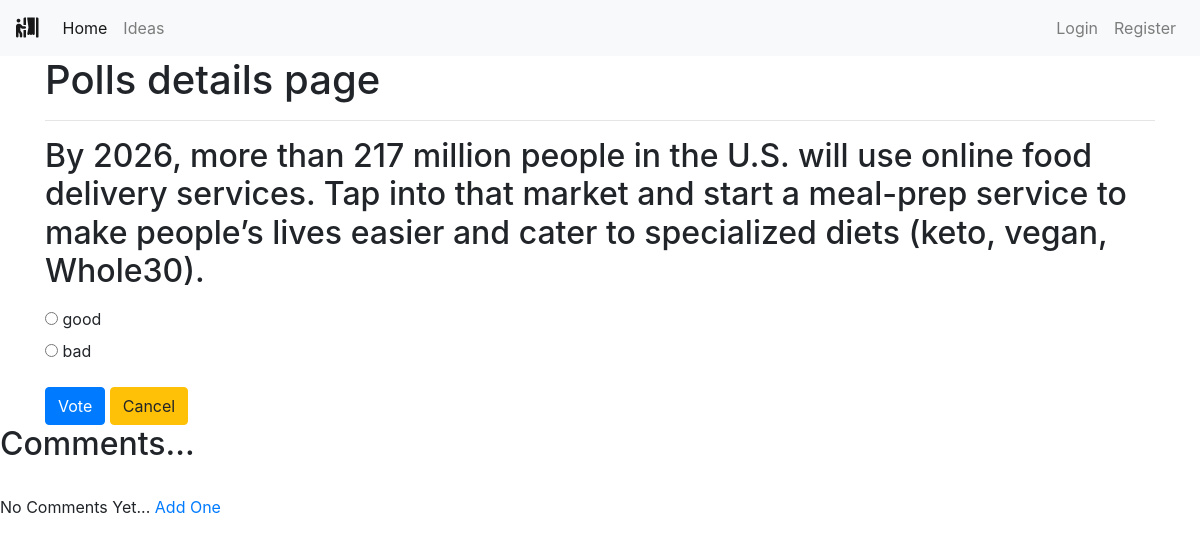
Page /polls/3/ on the committed database.
### polls/models.py (models this page shows, shortened)
class Poll(models.Model):
    owner = models.ForeignKey(User, on_delete=models.CASCADE)
    text = models.TextField()
    pub_date = models.DateTimeField(default=timezone.now)
    active = models.BooleanField(default=True)
    def __str__(self):
        return self.text

class Choice(models.Model):
    poll = models.ForeignKey(Poll, on_delete=models.CASCADE)
    choice_text = models.CharField(max_length=255)

### polls/views.py (the view)
# urls.py: path('<int:poll_id>/', views.poll_detail, name='detail'),
def poll_detail(request, poll_id):
    poll = get_object_or_404(Poll, id=poll_id)
    if not poll.active:
        return render(request, 'polls/poll_result.html', {'poll': poll})
    loop_count = poll.choice_set.count()
    context = {
        'poll': poll,
        'loop_time': range(0, loop_count),
    }
    return render(request, 'polls/poll_detail.html', context)

### polls/templates/polls/poll_detail.html (shortened to what this page needs)
{% extends 'base.html' %}
{% block content %}
<div class="container">
    <h1>Polls details page</h1>
    <hr>
    <h2 class="mt-3 mb-3">{{ poll }}</h2>
    <form action="{% url 'polls:vote' poll.id %}" method="POST">
        {% for choice in poll.choice_set.all %}
        <input type="radio" name="choice" id="choice{{ forloop.counter }}" value="{{ choice.id }}">
        <label for="choice{{ forloop.counter }}">{{ choice.choice_text }}</label>
        <br>
        {% endfor %}
        <input type="submit" value="Vote" class="btn btn-primary mt-3">
        <a class="btn btn-warning mt-3" href="{% url 'polls:list' %}" role="button">Cancel</a>
    </form>
</div>
<h2>Comments...</h2>
            <br/>
            {% if not post.comments.all %}
                No Comments Yet...<a href="#">
                Add One</a>
            {% endif %}
{% endblock content %}

### rows in the picture
Poll: text "By 2026, more than 217 million people in the U.S. will use online food delivery services. Tap into that market and start a meal-prep service to make people’s lives easier and cater to specialized diets (keto, vegan, Whole30)."
Choice: choice_text "good"
Choice: choice_text "bad"
